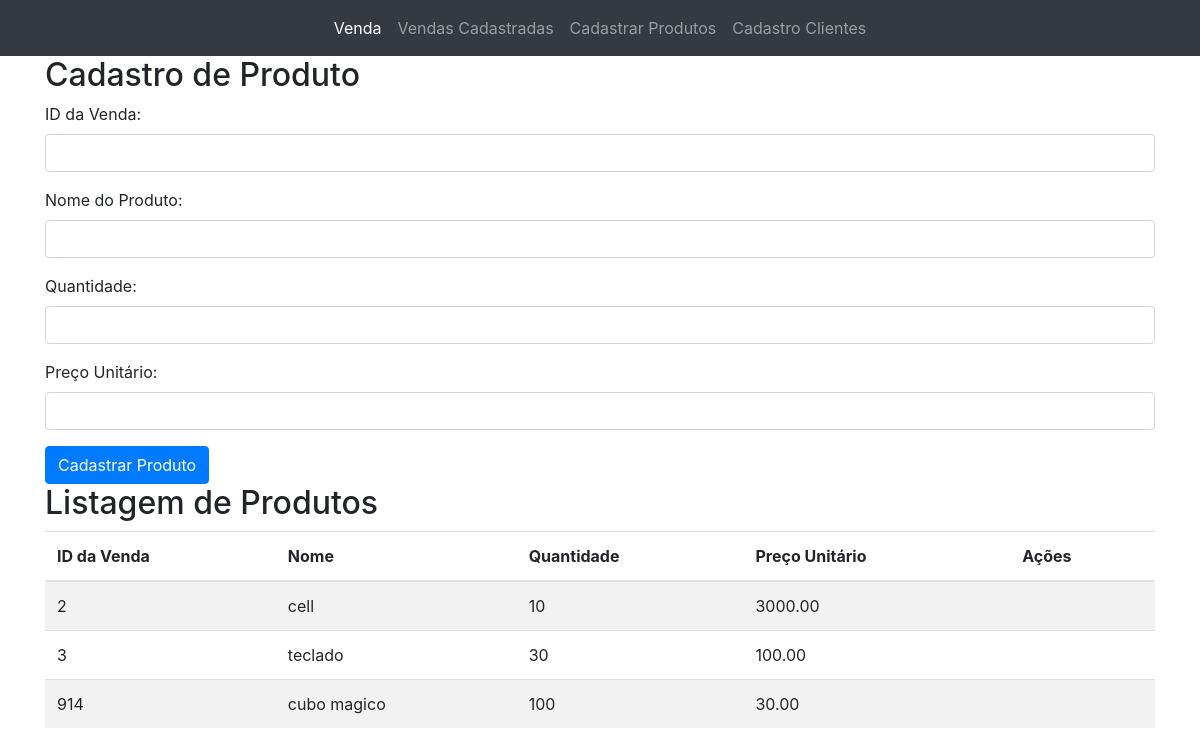
The app's page /cadastrar_produtos.php with its own data.
### tables this page shows
CREATE TABLE `itens_venda` (
  `id` int(11) NOT NULL,
  `venda_id` int(11) DEFAULT NULL,
  `produto` varchar(100) DEFAULT NULL,
  `quantidade` int(11) DEFAULT NULL,
  `preco_unitario` decimal(10,2) DEFAULT NULL
);

### cadastrar_produtos.php (the view, shortened to what this page needs)
<?php
    include('conexao.php');
    $stmt = $pdo->prepare("SELECT * FROM itens_venda");
    $stmt->execute();
    $produtos = $stmt->fetchAll();
?>
<div class="container">
    <h2>Cadastro de Produto</h2>
    <form method="POST" action="cadastrar_produtos.php">
        <div class="form-group">
            <label for="venda_id">ID da Venda:</label>
            <input type="number" class="form-control" id="venda_id" name="venda_id">
        </div>
        <div class="form-group">
            <label for="produto">Nome do Produto:</label>
            <input type="text" class="form-control" id="produto" name="produto" required>
        </div>
        <div class="form-group">
            <label for="quantidade">Quantidade:</label>
            <input type="number" class="form-control" id="quantidade" name="quantidade" required>
        </div>
        <div class="form-group">
            <label for="preco">Preço Unitário:</label>
            <input type="number" step="0.01" class="form-control" id="preco" name="preco" required>
        </div>
        <button type="submit" class="btn btn-primary">Cadastrar Produto</button>
    </form>
</div>
<div class="container">
    <h2>Listagem de Produtos</h2>
    <table class="table table-striped">
        <thead>
            <tr>
                <th>ID da Venda</th>
                <th>Nome</th>
                <th>Quantidade</th>
                <th>Preço Unitário</th>
                <th>Ações</th>
            </tr>
        </thead>
        <tbody>
            <?php foreach ($produtos as $produto): ?>
                <tr>
                    <td><?= htmlspecialchars($produto['venda_id']) ?></td>
                    <td><?= htmlspecialchars($produto['produto']) ?></td>
                    <td><?= htmlspecialchars($produto['quantidade']) ?></td>
                    <td><?= htmlspecialchars($produto['preco_unitario']) ?></td>
                    <td>
                    </td>
                </tr>
            <?php endforeach; ?>
        </tbody>
    </table>
</div>

### records on screen
itens_venda: venda "2", produto "cell", quantidade "10", preco_unitario "3000.00"
itens_venda: venda "3", produto "teclado", quantidade "30", preco_unitario "100.00"
itens_venda: venda "914", produto "cubo magico", quantidade "100", preco_unitario "30.00"
